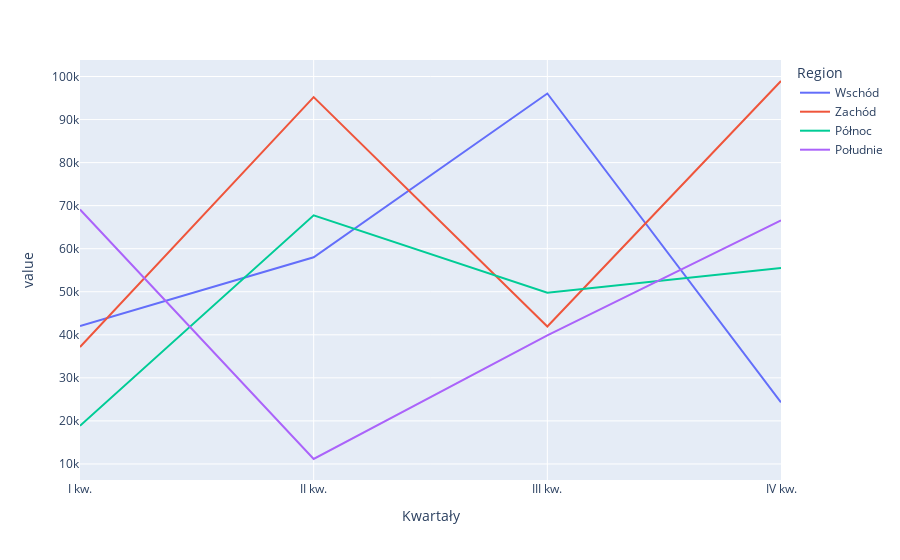

Notebook code for this chart:
### Code cell
data.plot()

### Figure 1 — Plotly figure (JSON) as saved in the notebook; plotly's stock layout.template omitted (floating-point values rounded to 4 significant figures)
{"data": [{"hovertemplate": "Region=Wschód<br>Kwartały=%{x}<br>value=%{y}<extra></extra>", "legendgroup": "Wschód", "line": {"color": "#636efa", "dash": "solid"}, "mode": "lines", "name": "Wschód", "orientation": "v", "showlegend": true, "type": "scatter", "x": ["I kw.", "II kw.", "III kw.", "IV kw."], "xaxis": "x", "y": [42050.0, 58000.0, 96050.0, 24310.0], "yaxis": "y"}, {"hovertemplate": "Region=Zachód<br>Kwartały=%{x}<br>value=%{y}<extra></extra>", "legendgroup": "Zachód", "line": {"color": "#EF553B", "dash": "solid"}, "mode": "lines", "name": "Zachód", "orientation": "v", "showlegend": true, "type": "scatter", "x": ["I kw.", "II kw.", "III kw.", "IV kw."], "xaxis": "x", "y": [37160.0, 95210.0, 41920.0, 98950.0], "yaxis": "y"}, {"hovertemplate": "Region=Północ<br>Kwartały=%{x}<br>value=%{y}<extra></extra>", "legendgroup": "Północ", "line": {"color": "#00cc96", "dash": "solid"}, "mode": "lines", "name": "Północ", "orientation": "v", "showlegend": true, "type": "scatter", "x": ["I kw.", "II kw.", "III kw.", "IV kw."], "xaxis": "x", "y": [18860.0, 67750.0, 49760.0, 55500.0], "yaxis": "y"}, {"hovertemplate": "Region=Południe<br>Kwartały=%{x}<br>value=%{y}<extra></extra>", "legendgroup": "Południe", "line": {"color": "#ab63fa", "dash": "solid"}, "mode": "lines", "name": "Południe", "orientation": "v", "showlegend": true, "type": "scatter", "x": ["I kw.", "II kw.", "III kw.", "IV kw."], "xaxis": "x", "y": [69100.0, 11150.0, 39870.0, 66580.0], "yaxis": "y"}], "layout": {"legend": {"title": {"text": "Region"}, "tracegroupgap": 0}, "margin": {"t": 60}, "xaxis": {"anchor": "y", "domain": [0, 1], "title": {"text": "Kwartały"}}, "yaxis": {"anchor": "x", "domain": [0, 1], "title": {"text": "value"}}}}
